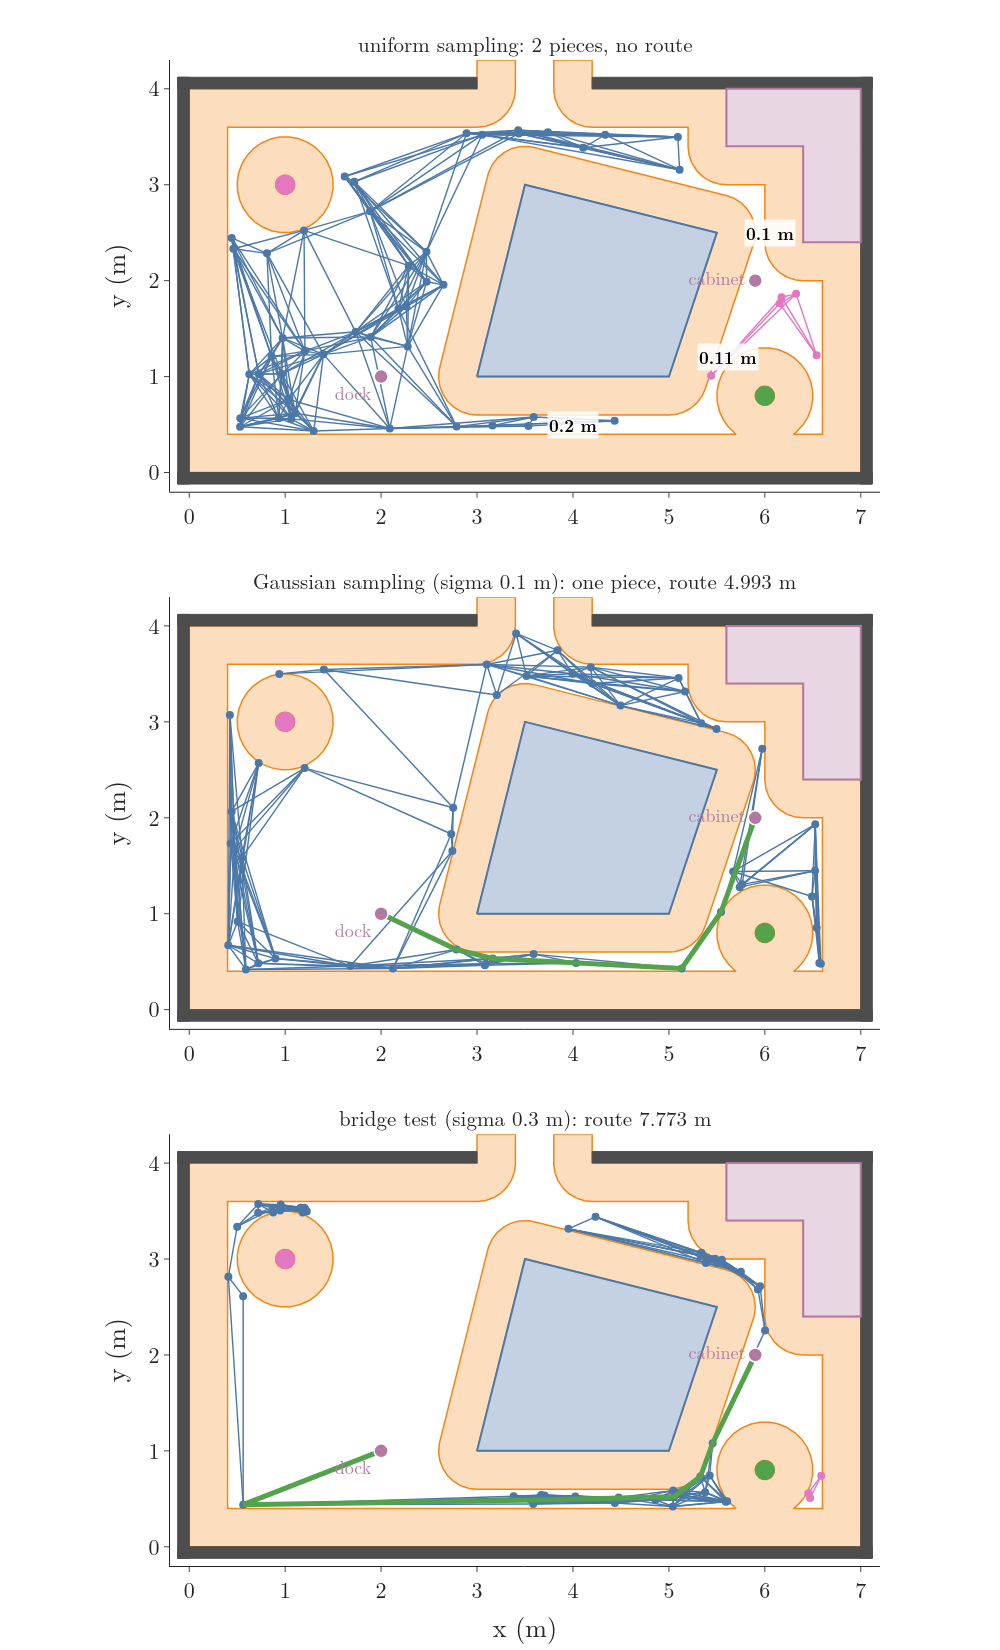

Here is the Python script that generated this plot:
"""Figure: the robot carrying a round tray 0.8 m across (radius 0.4 m): its obstacle region (orange) leaves narrow
passages, 0.2 m under the table and about 0.1 m beside it. One run (seed 5001) of 50 milestones by each sampling
strategy, 10 nearest neighbours, trip dock to cabinet; each piece of the roadmap has its own colour. Uniform: 2
pieces (45 and 5 milestones), no route. Gaussian sampling (sigma 0.1 m): 1 piece, route 4.993 m. Bridge test (sigma
0.3 m): route 7.773 m. Run -> strategies.png"""
from pathlib import Path

import numpy as np
import plotly.graph_objects as go
from plotly.subplots import make_subplots

import cspace as c
import drawkit as dk
import prm
import prmdraw as pd
from gifkit import FONT, GREEN, ORANGE, PURPLE

here = Path(__file__).parent
RUNS = [("uniform", 0, "uniform sampling: 2 pieces, no route", (2, None)),
        ("gaussian", 0.1, "Gaussian sampling (sigma 0.1 m): one piece, route 4.993 m", (1, 4.993)),
        ("bridge", 0.3, "bridge test (sigma 0.3 m): route 7.773 m", (2, 7.773))]
fig = make_subplots(rows=3, cols=1, vertical_spacing=0.07, subplot_titles=[r[2] for r in RUNS])
for row, (strategy, sigma, title, (pieces, length)) in enumerate(RUNS, start=1):
    w = prm.World(0.4)
    V, draws = prm.sample_strategy(w, np.random.default_rng(5001), 50, strategy, sigma, 1.0)
    E = prm.connect(w, V, prm.K)
    nc, lab = prm.components(50, E)
    P, L, _ = prm.query(w, V, E, prm.START, prm.CABINET)
    assert nc == pieces and (P is None if length is None else round(L, 3) == length)
    fig.add_trace(dk.geom_trace(w.cobs.intersection(pd.VIEW).difference(c.obstacles()), dk.COBS_FILL, ORANGE, 1.5),
                  row=row, col=1)
    dk.room(fig, row=row, col=1)
    for k in range(nc):
        col = pd.COMP[k]
        xs, ys = [], []
        for i, j in E:
            if lab[i] == k:
                xs += [V[i][0], V[j][0], None]
                ys += [V[i][1], V[j][1], None]
        fig.add_trace(go.Scatter(x=xs, y=ys, mode="lines", line=dict(color=col, width=1.4)), row=row, col=1)
        Q = np.array([V[i] for i in range(50) if lab[i] == k])
        fig.add_trace(go.Scatter(x=Q[:, 0], y=Q[:, 1], mode="markers", marker=dict(color=col, size=8)), row=row,
                      col=1)
    if P is not None:
        Q = np.asarray(P)
        fig.add_trace(go.Scatter(x=Q[:, 0], y=Q[:, 1], mode="lines", line=dict(color=GREEN, width=5)), row=row, col=1)
    for q, t, pos in ((prm.START, "dock", "bottom left"), (prm.CABINET, "cabinet", "middle left")):
        dk.point(fig, q[0], q[1], PURPLE, t, pos=pos, row=row, col=1, tsize=18)
    if row == 1:
        for x, y, t in ((4.0, 0.5, "0.2 m"), (6.05, 2.5, "0.1 m"), (5.62, 1.2, "0.11 m")):
            fig.add_annotation(x=x, y=y, text=f"<b>{t}</b>", showarrow=False, font=dict(size=17, color="black"),
                               bgcolor="rgba(255,255,255,0.85)", row=row, col=1)
    fig.update_xaxes(range=[-0.2, 7.2], dtick=1, title="x (m)" if row == 3 else None, showgrid=False,
                     constrain="domain", row=row, col=1)
    fig.update_yaxes(range=[-0.2, 4.3], dtick=1, title="y (m)", showgrid=False,
                     scaleanchor="x" if row == 1 else f"x{row}", row=row, col=1)
fig.update_layout(template="simple_white", width=1000, height=1650, font=FONT, showlegend=False,
                  margin=dict(l=70, r=20, t=60, b=60))
fig.update_annotations(selector=dict(xref="paper"), font=dict(size=21))
fig.write_image(here / "strategies.png")
